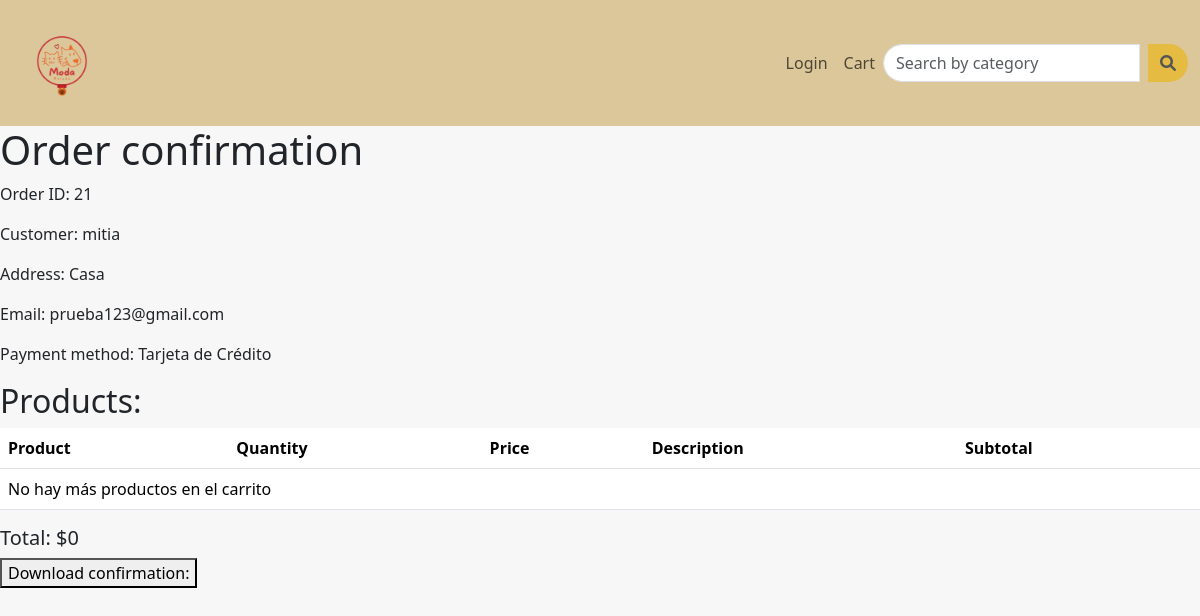
/checkout/confirmation/21/, run on the app's committed database.
### orders/models.py (models this page shows, shortened)
class Order(models.Model):
    PAYMENT_TYPE_CHOICES = [
        ('COD', 'Contraentrega'),
        ('CC', 'Tarjeta de Crédito'),
        ('EFTY', 'Efecty'),
    ]
    customer_name = models.CharField(max_length=100, verbose_name="Nombre del Cliente")
    payment_type = models.CharField(max_length=4, choices=PAYMENT_TYPE_CHOICES, verbose_name="Tipo de Pago")
    address = models.CharField(max_length=255, verbose_name="Dirección")
    email = models.EmailField(verbose_name="Correo Electrónico")
    products = models.ManyToManyField('products.Product', verbose_name="Productos en el Carrito")
    date = models.DateTimeField(auto_now_add=True, verbose_name="Fecha de la Orden")

### orders/views.py (the view, shortened to what this page needs)
# urls.py: path('checkout/confirmation/<int:order_id>/', orderViews.order_confirmation, name='order_confirmation'),
def order_confirmation(request, order_id):
    order = get_object_or_404(Order, id=order_id)
    products = order.products.all()
    product_count_in_cart = 0
    product_quantities = {}
    product_count_in_cart = len(product_quantities)
    products_with_quantities = []
    total = 0
    context = {'order': order, 'products': products,'products_with_quantities': products_with_quantities,'total': total,'product_count_in_cart': product_count_in_cart}
    response = render(request, 'orders/order_comfirmation.html', context)
    response.delete_cookie('product_ids')
    return response

### templates/orders/order_comfirmation.html (shortened to what this page needs)
{% extends "base.html" %}
{% load i18n %}
{% block content %}
<!DOCTYPE html>
<html lang="en">
<head>
</head>
<body>
    <div id="orderConfirmation">
        <h1>{% translate "Confirmación de orden" %}</h1>
        <p>{% translate "ID Orden" %}: {{ order.id }}</p>
        <p>{% translate "Cliente" %}: {{ order.customer_name }}</p>
        <p>{% translate "Dirección" %}: {{ order.address }}</p>
        <p>{% translate "Correo electronico" %}: {{ order.email }}</p>
        <p>{% translate "Tipo de pago" %}: {{ order.get_payment_type_display }}</p>
        <h2>{% translate "Productos" %}:</h2>
        <div class="card-body p-0">
            <table class="table mb-0">
                <thead>
                    <tr>
                        <th>{% translate "Producto" %}</th>
                        <th>{% translate "Cantidad" %}</th>
                        <th>{% translate "Precio" %}</th>
                        <th>{% translate "Descripción" %}</th>
                        <th>{% translate "Subtotal" %}</th>
                    </tr>
                </thead>
                <tbody>
                {% for item in products_with_quantities %}
                    <tr>
                        <td>{{ item.product.name }}</td>
                        <td>{{ item.quantity }}</td>
                        <td>$ {{ item.product.price }}</td>
                        <td>{{ item.product.description }}</td>
                        <td>$ {{ item.subtotal }}</td>
                    </tr>
                {% empty %}
                    <tr>
                        <td colspan="6">{% translate "No hay más productos en el carrito" %}</td>
                    </tr>
                {% endfor %}
                </tbody>
            </table>
        </div>
        <div class="d-flex justify-content-between align-items-center mt-3">
            <h5>Total: ${{ total }}</h5>
        </div>
    </div>
    <button onclick="downloadConfirmation()">{% translate "Descargar confirmación: " %}</button>
</body>
</html>
{% endblock %}

### templates/base.html (style rules this page uses)
body { background-color: #f7f7f7; }

### data on the page
Order: id "21", customer_name "mitia", address "Casa", email "prueba123@gmail.com", payment_type "Tarjeta de Crédito"

### other printed values
{{ total }} "0"
